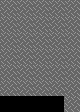

A 2D game scene composited from a Tiled map and its tileset images. What follows is a short description and the map's XML, with every tile layer's data as written:
An orthogonal 5x7 tile map with 16x16 px tiles, 1 tile layer (tiles), 2 tilesets and 4 objects.

<map version="1.10" tiledversion="1.10.2" orientation="orthogonal" renderorder="right-down" width="5" height="7" tilewidth="16" tileheight="16" infinite="0" nextlayerid="3" nextobjectid="7">
 <tileset firstgid="1" source="../../../../tools/soko/templateTiledProject/tilesheet.tsx" />
 <tileset firstgid="65" source="../../../../tools/soko/templateTiledProject/soko_entities.tsx" />
 <layer id="1" name="tiles" width="5" height="7">
  <data encoding="csv">
2,2,2,2,2,
2,2,2,2,2,
2,2,2,2,2,
2,2,2,2,2,
2,2,2,2,2,
2,2,2,2,2,
0,0,0,0,2
</data>
 </layer>
 <objectgroup id="2" name="entities">
  <object id="1" gid="65" x="64" y="112" width="16" height="16">
   <properties>
    <property name="gamemode" value="SOKO_EULER" />
   </properties>
  </object>
  <object id="2" gid="66" x="48" y="64" width="16" height="16">
   <properties>
    <property name="sticky" type="bool" value="true" />
   </properties>
  </object>
  <object id="3" gid="66" x="32" y="48" width="16" height="16">
   <properties>
    <property name="sticky" type="bool" value="true" />
   </properties>
  </object>
  <object id="4" gid="66" x="64" y="80" width="16" height="16">
   <properties>
    <property name="sticky" type="bool" value="true" />
   </properties>
  </object>
 </objectgroup>
</map>
